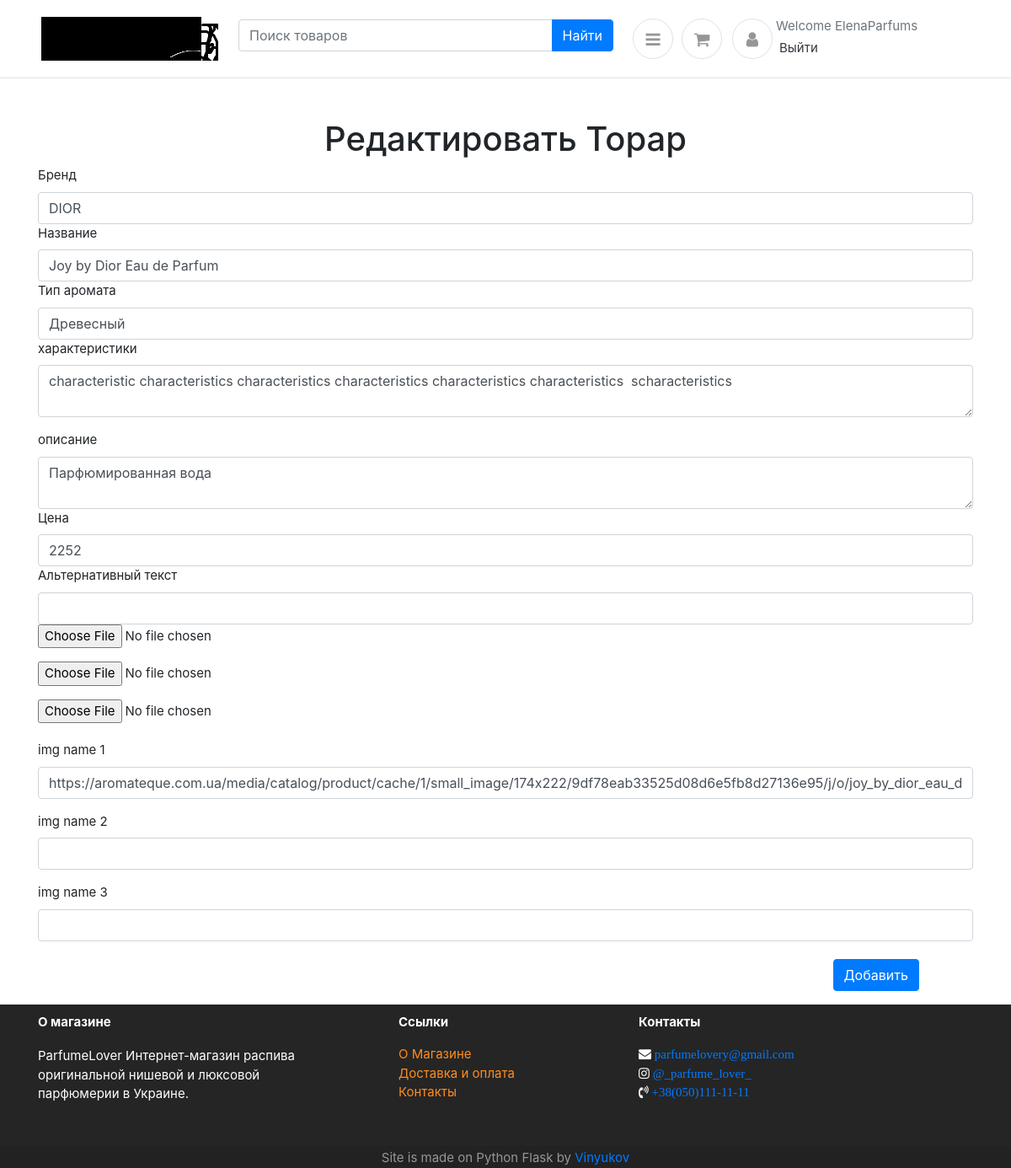
The page /edit?id=8 (signed in) on the database its author committed.
### app.py (models this page shows, shortened)
class User(db.Model, UserMixin):
    id = db.Column(db.Integer, primary_key=True)
    username = db.Column(db.String(40), unique=True, nullable=False)
    name = db.Column(db.String(40),  nullable=False)
    lastname = db.Column(db.String(40),  nullable=False)
    email = db.Column(db.String(150), unique=True, nullable=False)
    password = db.Column(db.String(60), nullable=False)
    user_img = db.Column(db.String(60), nullable=True)
    city = db.Column(db.String(60), nullable=False)
    otdel=db.Column(db.String(60), nullable=False)
    phone = db.Column(db.Integer, nullable=False)
    otzivy= db.relationship('Revs',backref='User',lazy='dynamic')

class Products(db.Model):
    id = db.Column(db.Integer, primary_key=True)
    brand = db.Column(db.String(50), nullable=False)
    Authors=db.Column(db.String(150), nullable=False)
    name = db.Column(db.String(150), nullable=False)
    price=  db.Column(db.Integer, nullable=False)
    aromat=db.Column(db.String(150), nullable=True)
    content = db.Column(db.Text, nullable=False)
    characteristics=db.Column(db.Text, nullable=False)
    alt_txt=db.Column(db.String(250), nullable=True)
    creationData = db.Column(db.DateTime)
    img1=db.Column(db.String(248), nullable=True)
    img2=db.Column(db.String(248), nullable=True)
    img3=db.Column(db.String(248), nullable=True)
    user_id = db.Column(db.Integer, nullable=False)
    otzivy2= db.relationship('Revs',backref='Products',lazy=True)

### app.py (the view, shortened to what this page needs)
@app.route('/edit', methods=['GET', 'POST'])
@login_required
def edit():
    search=SearchForm()
    nameAdmin=Admin()
    name=nameAdmin.name
    art=Products.query.filter_by(id=request.args.get('id')).first()
    time = datetime.now()
    if current_user.username==name:
        form =ProductsForm()
        form.brand.data=art.brand
        form.name.data=art.name
        form.aromat.data=art.aromat
        form.content.data=art.content
        form.price.data=art.price
        form.alt_txt.data=art.alt_txt
        form.img_name1.data=art.img1
        form.img_name2.data=art.img2
        form.img_name3.data=art.img3
        userid=current_user.get_id()
        form.characteristics.data=art.characteristics
        f1=form.img1.data
        f2=form.img2.data
        f3=form.img3.data
        fname1=request.form.get('img_name1')
        fname2=request.form.get('img_name2')
        fname3=request.form.get('img_name3')
        if f1:
            image = Image.open(f1)
            size=480,480
            image = image.resize(size)
            image.save(os.path.join(app.config['UPLOAD_FOLDER'], fname1 ))
        if f2:
            image = Image.open(f2)
            size=480,480
            image = image.resize(size)
            image.save(os.path.join(app.config['UPLOAD_FOLDER'], fname2 ))
        if f3:
            image = Image.open(f3)
            size=480,480
            image = image.resize(size)
            image.save(os.path.join(app.config['UPLOAD_FOLDER'], fname3 ))
    else:
        return redirect('/')
    return render_template('edit.html', form=form,search=search,admin=name,title='Редактирвание')

### app.py (shortened to what this page needs)
class SearchForm(FlaskForm):
    search=StringField(validators=[DataRequired()], render_kw={"placeholder": "Поиск товаров"})
    submit = SubmitField('Найти')

class ProductsForm(FlaskForm):
    brand=StringField('Бренд', validators=[DataRequired()])
    name = StringField('Название', validators=[DataRequired()])
    aromat= StringField('Тип аромата', validators=[DataRequired()])
    content = StringField(u'описание', widget=TextArea(),validators=[DataRequired()])
    characteristics = StringField(u'характеристики', widget=TextArea(),validators=[DataRequired()])
    price = IntegerField('Цена', validators=[DataRequired()])
    alt_txt=StringField('Альтернативный текст', validators=[DataRequired()])
    img1=  FileField()
    img2=  FileField()
    img3=  FileField()
    img_name1=StringField('img name 1')
    img_name2=StringField('img name 2')
    img_name3=StringField('img name 3')
    Btm = SubmitField('Добавить')

### app.py (called while the page is built)
@login_manager.user_loader
def load_user(user_id):
    return User.query.get(int(user_id))

### templates/edit.html (shortened to what this page needs)
{% extends "base.html" %}
{% block content %}
        <h1 class="text-center mt-5"> Редактировать Торар </h1>
        <div class="container">
            <form action="" method="POST"  enctype="multipart/form-data">
          <div>
              {{ form.brand.label() }}
              {{ form.brand(class="form-control flex-grow-2 mr-2") }}
          </div>
          <div>
            {{ form.name.label() }}
            {{ form.name(class="form-control flex-grow-2 mr-2") }}
        </div>
        <div>
            {{ form.aromat.label() }}
            {{ form.aromat(class="form-control flex-grow-2 mr-2") }}
        </div>
        <div class="form-group">
            {{ form.characteristics.label() }}
            {{form.characteristics(class="form-control") }}
            </div>
              <div class="form-group">
                {{ form.content.label() }}
                {{form.content(class="form-control") }}
                    <div>
                        {{ form.price.label() }}
                        {{ form.price(class="form-control flex-grow-2 mr-2") }}
                    </div>
                    <div>
                        {{ form.alt_txt.label() }}
                        {{ form.alt_txt(class="form-control flex-grow-2 mr-2") }}
                    </div>
                    <div class="form-group">
                        {{form.img1}}
                    </div>
                    <div class="form-group">
                        {{form.img2}}
                    </div>
                    <div class="form-group">
                        {{form.img3}}
                    </div>
                 <div style="margin-left: 85%; padding-top: 5px;">
            </div>
<div class="form-group">
    {{ form.img_name1.label() }}
    {{form.img_name1(class="form-control") }}
                </div>
                <div class="form-group">
                {{ form.img_name2.label() }}
                {{form.img_name2(class="form-control") }}
                            </div>
                            <div class="form-group">
                            {{ form.img_name3.label() }}
                            {{form.img_name3(class="form-control") }}
                                        </div>
         <div class="editbtm">
            {{  form.Btm(class="btn btn-primary") }}  </div>
         </div>
                </form>
    </div>
{% endblock %}

### templates/base.html (shortened to what this page needs)
<!DOCTYPE html>
<html lang="en"><head><meta http-equiv="Content-Type" content="text/html; charset=UTF-8">
<link href="{{ url_for('static', filename='css/bootsrapcss.css') }}" rel="stylesheet" type="text/css" as="style">
<link href="{{ url_for('static', filename='css/ui.css') }}"rel="stylesheet" type="text/css" as="style">
<link href="{{ url_for('static', filename='css/responsive.css') }}" rel="stylesheet" media="only screen and (max-width: 1200px)" as="style">
</head>
<header class="section-header">
<section class="header-main border-bottom">
	<div class="container">
<div class="row align-items-center">
	<div class="col-lg-2 col-5 mr-5">
		<a href="/" class="brand-wrap" alt="ParfumeLover Интернет-магазин распива оригинальной нишевой и люксовой
		парфюмерии в Украине">
			<img class="logo m-1" src="{{ url_for('static', filename='images/logo/logo.png') }}">
		</a>
	</div>
	<div class="col-lg-5 col-sm-12 mb-2 ">
		<form  action="/" method="POST">
			<div class="input-group w-90 ">
				{{search.search( class="form-control ")}}
			    <div class="input-group-append">
					{{  search.submit(class="btn btn-primary") }}
			    </div>
		    </div>
		</form>
	</div>
			<div class="widget-header icontext ">
<div class="dropdown show">
	<a  class="icon icon-sm rounded-circle border ml-2"role="button" id="dropdownMenuLink" data-toggle="dropdown" aria-haspopup="true" aria-expanded="false"><i class="fa fa-bars" aria-hidden="true"></i>
	</a>
</div>
</div><div class="widget-header  mr-2">
	<a href="/cart" class="icon icon-sm rounded-circle border"><i class="fa fa-shopping-cart"></i></a>
</div>
				{% if current_user.is_authenticated %}
				<div class="widget-header icontext">
				<a href="{{ url_for('profile') }}" class="icon icon-sm rounded-circle border m-1"><i class="fa fa-user"></i></a></div>
				<div class="text">
					<span class="text-muted">Welcome {{current_user.username}}</span>
					<div>
						<div class="widget-header icontext m-1">
						<a href="{{ url_for('logout') }}"> Выйти</a>
						</div>
						{% else %}
						<div class="widget-header icontext m-1">
						<a href="{{ url_for('login') }}"  >Войти</a>
						</div>
						<div class="widget-header icontext m-1">
						<a href="{{ url_for('register') }}" > Зарегистрироваться</a>
						{% endif %}
						</div>
							</div>
					</div>
					</div>
</section>
</header>
{%block content%} {%endblock %}
<div class="navbar-fixed-bottom row-fluid">
<footer id="footer" class="footer-1 ">
	<div class="main-footer widgets-dark typo-light">
	<div class="container">
	<div class="row">
	<div class="col-xs-6 col-sm-6 col-md-4 mr-5">
	<div class="widget subscribe no-box">
	<p class="font-weight-bold">О магазине</p>
	<p>ParfumeLover Интернет-магазин распива оригинальной нишевой и люксовой <br> парфюмерии в Украине.</p>
	</div>
	</div>
	<div class="col-xs-6 col-sm-6 col-md-3 ">
	<div class="widget no-box">
	<p class="font-weight-bold">Ссылки</p>
	<ul class="thumbnail-widget">
	<li>
	<div class="thumb-content"><a href="{{ url_for('aboutus') }}">О Магазине</a></div>
	</li>
	<li>
	<div class="thumb-content"><a href="{{ url_for('delivery') }}">Доставка и оплата</a></div>
	</li>
	<li>
		<div class="thumb-content"><a href="{{ url_for('contacts') }}">Контакты</a></div>
		</li>
	</ul>
	</div>
	</div>
	<div class="col-xs-6 col-sm-6 col-md-4">
	<div class="widget no-box">
	<p class="font-weight-bold" >Контакты</p>
	<i class="fa fa-envelope" aria-hidden="true">
		<a href="mailto:parfumelovery@gmail.com" title="glorythemes">parfumelovery@gmail.com</a></i><br>
	<i class="fa fa-instagram " aria-hidden="true"> <a href="https://www.instagram.com/_parfume_lover_/?hl=ru">@_parfume_lover_</a></i><br>
	<i class="fa fa-volume-control-phone" aria-hidden="true"> <a href="viber://add?number=120345678910"> +38(050)111-11-11 </a></i>
	</div>
	</div>
	</div>
	</div>
	</div>
	<div class="footer-copyright">
	<div class="container">
	<div class="row">
	<div class="col-md-12 text-center">
	<p>Site is made on Python Flask by <a href="/resume">Vinyukov</a> </p>
	</div>
	</div>
	</div>
	</div>
	</footer>
	</html>
	<link rel="stylesheet" type="text/css" href="https://maxcdn.bootstrapcdn.com/font-awesome/4.6.1/css/font-awesome.min.css"  as="font">

### static/css/ui.css (style rules this page uses)
html { font-family: 'Inter', sans-serif; font-size: 16px; }
.icon-xs, .icon-sm, .icon-md, .icon-lg { display: inline-block; text-align: center; -ms-flex-negative: 0; flex-shrink: 0; -webkit-box-flex: 0; -ms-flex-positive: 0; flex-grow: 0; }
.icon-sm { width: 48px; height: 48px; line-height: 48px !important; font-size: 20px; }
article:after, .form-group:after { display: block; clear: both; content: ""; }
p:last-child { margin-bottom: 0; }
.header-main { position: relative; padding-top: 1rem; padding-bottom: 1rem; }
.brand-wrap .logo, .navbar-brand .logo { max-height: 52px; max-width: 210; display: inline-block; }
.widget-header { display: inline-block; vertical-align: middle; position: relative; }
.widget-header a { color: #343a40; }
.widget-header i { color: #969696; }
.footer-copyright { padding-top: 20px; padding-bottom: 20px; }
.icontext { display: -webkit-inline-box; display: -ms-inline-flexbox; display: inline-flex; -webkit-box-align: center; -ms-flex-align: center; align-items: center; vertical-align: middle; }
.icontext .icon { position: relative; margin-right: 10px; -ms-flex-negative: 0; flex-shrink: 0; -webkit-box-flex: 0; -ms-flex-positive: 0; flex-grow: 0; }
footer .main-footer { padding: 10px 0; background: #252525; }
footer ul { padding-left: 0; list-style: none; }
.footer-copyright { background: #222; padding: 1px 0; }
.footer-copyright p { color: #969696; margin: 2px 0 0; }
.widget { padding: 20px; margin-bottom: 40px; }
.widget.no-box { padding: 0; background-color: transparent; margin-bottom: 40px; box-shadow: none; -webkit-box-shadow: none; -moz-box-shadow: none; -ms-box-shadow: none; -o-box-shadow: none; }
.widget.subscribe p { margin-bottom: 18px; }
.widget li a { color: #ff8d1e; }
.typo-light h1, .typo-light h2, .typo-light h3, .typo-light h4, .typo-light h5, .typo-light h6, .typo-light p, .typo-light div, .typo-light span, .typo-light small { color: #fff; }
.editbtm { margin-left: 85%; padding-top: 5px; }

### rows shown on the page
User: username "ElenaParfums"
Products: brand "DIOR", name "Joy by Dior Eau de Parfum", aromat "Древесный", characteristics "characteristic characteristics characteristics characteristics characteristics characteristics scharacteristics", content "Парфюмированная вода", price "2252"
